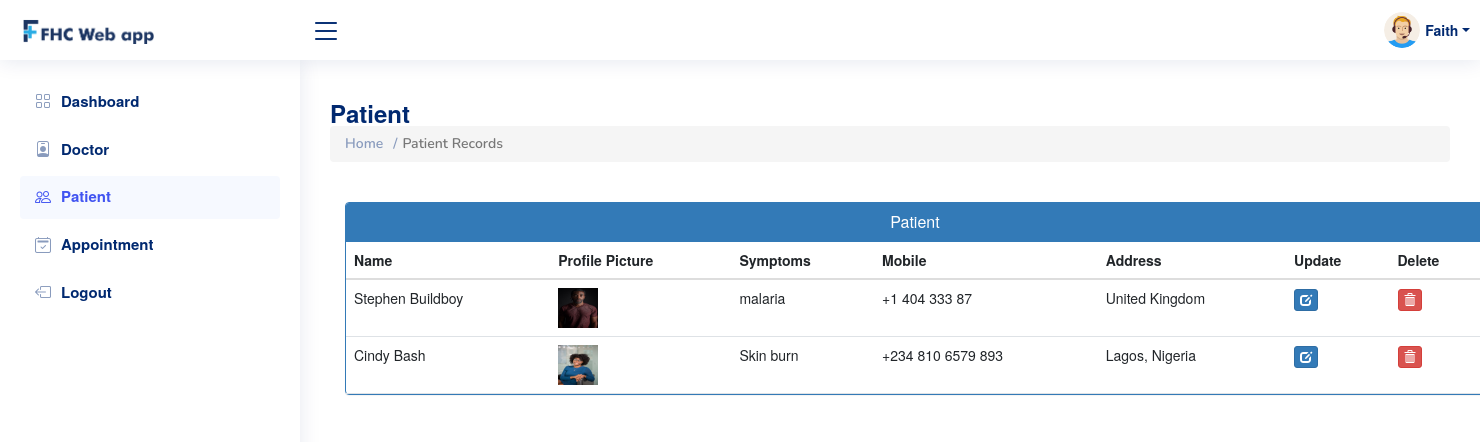
The page /admin-view-patient (signed in) on the database its author committed.
### hospital/models.py (models this page shows, shortened)
class Patient(models.Model):
    user = models.OneToOneField(User, on_delete=models.CASCADE)
    profile_pic = models.ImageField(
        upload_to='profile_pic/PatientProfilePic/', null=True, blank=True)
    address = models.CharField(max_length=40)
    mobile = models.CharField(max_length=20, null=False)
    symptoms = models.CharField(max_length=100, null=False)
    assignedDoctorId = models.PositiveIntegerField(null=True)
    admitDate = models.DateField(auto_now=True)
    status = models.BooleanField(default=False)
    @property
    def get_name(self):
        return self.user.first_name+" "+self.user.last_name

### hospital/views.py (the view)
# urls.py: path('admin-view-patient', views.admin_view_patient_view,
@login_required(login_url='adminlogin')
@user_passes_test(is_admin)
def admin_view_patient_view(request):
    patients = models.Patient.objects.all().filter(status=True)
    return render(request, 'hospital/admin_view_patient.html', {'patients': patients})

### hospital/views.py (called while the page is built)
def is_admin(user):
    return user.groups.filter(name='ADMIN').exists()

### templates/hospital/admin_view_patient.html (shortened to what this page needs)
{% extends 'hospital/admin_base.html' %}
{% block content %}
{%load static%}
<head>
  <link href="//netdna.bootstrapcdn.com/bootstrap/3.0.0/css/bootstrap.min.css" rel="stylesheet" id="bootstrap-css">
</head>
<aside id="sidebar" class="sidebar">
  <ul class="sidebar-nav" id="sidebar-nav">
    <li class="nav-item">
      <a class="nav-link collapsed" href="/admin-dashboard">
        <i class="bi bi-grid"></i>
        <span>Dashboard</span>
      </a>
    </li>
    <li class="nav-item">
      <a class="nav-link collapsed" href="/admin-doctor">
        <i class="bi bi-person-badge"></i>
        <span>Doctor</span>
      </a>
    </li>
    <li class="nav-item">
      <a class="nav-link " href="/admin-patient">
        <i class="bi bi-people"></i>
        <span>Patient</span>
      </a>
    </li>
    <li class="nav-item">
      <a class="nav-link collapsed" href="/admin-appointment">
        <i class="bi bi-calendar2-check"></i>
        <span>Appointment</span>
      </a>
    </li>
    <li class="nav-item">
      <a class="nav-link collapsed" href="/logout">
        <i class="bi bi-box-arrow-left"></i>
        <span>Logout</span>
      </a>
    </li>
  </ul>
</aside>
<main id="main" class="main">
  <div class="pagetitle">
    <h1>Patient</h1>
    <nav>
      <ol class="breadcrumb">
        <li class="breadcrumb-item"><a href="/">Home</a></li>
        <li class="breadcrumb-item active">Patient Records</li>
      </ol>
    </nav>
  </div>
  <br>
<div class="container">
  <div class="panel panel-primary">
    <div class="panel-heading">
      <h6 class="panel-title">Patient</h6>
    </div>
    <table class="table table-hover" id="dev-table">
      <thead>
        <tr>
          <th>Name</th>
          <th>Profile Picture</th>
          <th>Symptoms</th>
          <th>Mobile</th>
          <th>Address</th>
          <th>Update</th>
          <th>Delete</th>
        </tr>
      </thead>
      {% for p in patients %}
      <tr>
        <td> {{p.get_name}}</td>
        <td> <img src="{% static p.profile_pic.url %}" alt="Profile Pic" height="40px" width="40px" /></td>
        <td>{{p.symptoms}}</td>
        <td>{{p.mobile}}</td>
        <td>{{p.address}}</td>
        <td><a class="btn btn-primary btn-xs" href="{% url 'update-patient' p.id  %}"><span class="glyphicon glyphicon-edit"></span></a></td>
        <td><a class="btn btn-danger btn-xs" href="{% url 'delete-patient-from-hospital' p.id  %}"><span class="glyphicon glyphicon-trash"></span></a></td>
      </tr>
      {% endfor %}
    </table>
  </div>
</div>
{% endblock content %}

### templates/hospital/admin_base.html (shortened to what this page needs)
<!DOCTYPE html>
{% load static %}
<html lang="en">
<head>
  <link href="{% static 'assets1/vendor/bootstrap/css/bootstrap.min.css' %}" rel="stylesheet">
  <link href="{% static 'assets1/vendor/bootstrap-icons/bootstrap-icons.css' %}" rel="stylesheet">
  <link href="{% static 'assets1/vendor/boxicons/css/boxicons.min.css' %}" rel="stylesheet">
  <link href="{% static 'assets1/vendor/quill/quill.snow.css' %}" rel="stylesheet">
  <link href="{% static 'assets1/vendor/quill/quill.bubble.css' %}" rel="stylesheet">
  <link href="{% static 'assets1/vendor/remixicon/remixicon.css' %}" rel="stylesheet">
  <link href="{% static 'assets1/vendor/simple-datatables/style.css' %}" rel="stylesheet">
  <link href="{% static 'assets1/css/style.css' %}" rel="stylesheet">
</head>
<body>
  <header id="header" class="header fixed-top d-flex align-items-center">
    <div class="d-flex align-items-center justify-content-between">
      <a href="/admin-dashboard" class="logo d-flex align-items-center">
        <span><img src="{% static 'assets/img/main-logo.png' %}" alt="" class="img-fluid"></span>
      </a>
      <i class="bi bi-list toggle-sidebar-btn"></i>
    </div>
    <nav class="header-nav ms-auto">
      <ul class="d-flex align-items-center">
        <li class="nav-item dropdown pe-3">
          <a class="nav-link nav-profile d-flex align-items-center pe-0" href="#" data-bs-toggle="dropdown">
            <img src="{% static "images/adminpropic.png" %}" alt="Profile" class="rounded-circle">
            <span class="d-none d-md-block dropdown-toggle ps-2">{{request.user.first_name}}</span>
          </a>
        </li>
      </ul>
    </nav>
  </header>
  {% block content %}
  {% endblock content %}
</body>
</html>

### static/assets1/css/style.css (style rules this page uses)
:root { scroll-behavior: smooth; }
body { font-family: "Open Sans", sans-serif; background: #f6f9ff; color: #444444; }
a { color: #4154f1; text-decoration: none; }
h1, h2, h3, h4, h5, h6 { font-family: "Nunito", sans-serif; }
#main { margin-top: 60px; padding: 20px 30px; transition: all 0.3s; }
.pagetitle { margin-bottom: 10px; }
.pagetitle h1 { font-size: 24px; margin-bottom: 0; font-weight: 600; color: #012970; }
.breadcrumb { font-size: 14px; font-family: "Nunito", sans-serif; color: #899bbd; font-weight: 600; background-color: transparent; }
.breadcrumb a { color: #899bbd; transition: 0.3s; background-color: transparent; }
.breadcrumb .breadcrumb-item::before { color: #899bbd; }
.breadcrumb .active { color: #51678f; font-weight: 600; }
.logo { line-height: 1; }
@media (min-width: 1200px) { .logo { width: 280px; } }
.logo img { max-height: 26px; margin-right: 6px; }
.logo span { font-size: 26px; font-weight: 700; color: #012970; font-family: "Nunito", sans-serif; }
.header { transition: all 0.5s; z-index: 997; height: 60px; box-shadow: 0px 2px 20px rgba(1, 41, 112, 0.1); background-color: #fff; padding-left: 20px; }
.header .toggle-sidebar-btn { font-size: 32px; padding-left: 10px; cursor: pointer; color: #012970; }
.header-nav ul { list-style: none; }
.header-nav>ul { margin: 0; padding: 0; }
.header-nav .nav-profile { color: #012970; }
.header-nav .nav-profile img { max-height: 36px; }
.header-nav .nav-profile span { font-size: 14px; font-weight: 600; }
.sidebar { position: fixed; top: 60px; left: 0; bottom: 0; width: 300px; z-index: 996; transition: all 0.3s; padding: 20px; overflow-y: auto; scrollbar-width: thin; scrollbar-color: #aab7cf transparent; box-shadow: 0px 0px 20px rgba(1, 41, 112, 0.1); background-color: #fff; }
@media (min-width: 1200px) { #main, #footer { margin-left: 300px; } }
.sidebar-nav { padding: 0; margin: 0; list-style: none; }
.sidebar-nav li { padding: 0; margin: 0; list-style: none; }
.sidebar-nav .nav-item { margin-bottom: 5px; }
.sidebar-nav .nav-link { display: flex; align-items: center; font-size: 15px; font-weight: 600; color: #4154f1; transition: 0.3; background: #f6f9ff; padding: 10px 15px; border-radius: 4px; }
.sidebar-nav .nav-link i { font-size: 16px; margin-right: 10px; color: #4154f1; }
.sidebar-nav .nav-link.collapsed { color: #012970; background: #fff; }
.sidebar-nav .nav-link.collapsed i { color: #899bbd; }

### templates/hospital/admin_view_patient.html (style rules this page uses)
a:link { text-decoration: none; }
h6 { text-align: center; }

### rows shown on the page
Patient: get_name "Stephen Buildboy", profile_pic (picture), symptoms "malaria", mobile "+1 404 333 87", address "United Kingdom"
Patient: get_name "Cindy Bash", profile_pic (picture), symptoms "Skin burn", mobile "+234 810 6579 893", address "Lagos, Nigeria"

### other values the page prints
{{ request.user.first_name }} "Faith"
